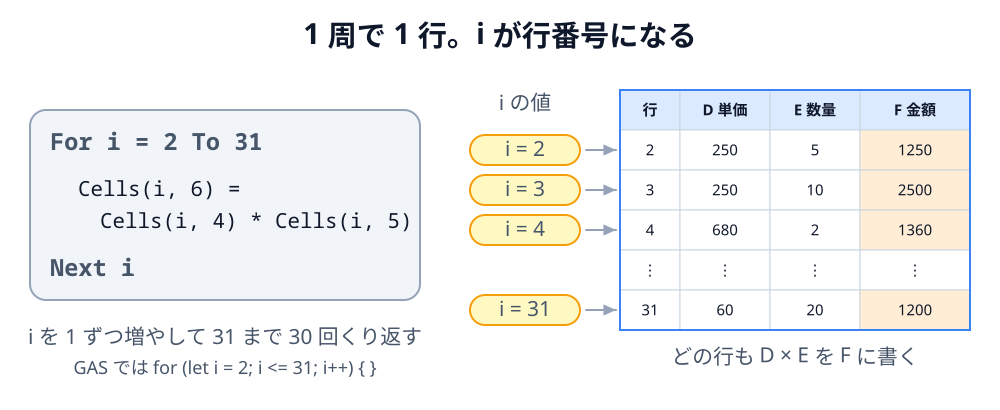

Here is the Python script that generated this plot:
"""3-1: For のくり返し。i が 2, 3, 4 … 31 と変わり、1 周ごとに i 行目の D × E を F に書く（CYCLE / SOURCE-PATH-GOAL）。"""
import sys
sys.path.insert(0, "/Users/seekseep/.claude/skills/genfig")
sys.path.insert(0, "../../../../tools")
from genfig import Canvas
from figtable import table

c = Canvas(1000, 410)
c.text(500, 44, "1 周で 1 行。i が行番号になる", scale="heading")

code = c.sticky(30, 110, 390, 190, color="gray", weight="thin")
c.text(50, 150, "For i = 2 To 31", scale="label", align="left", font="technical")
c.text(78, 196, "Cells(i, 6) =", scale="body", align="left", font="technical", fill="#0f172a")
c.text(100, 228, "Cells(i, 4) * Cells(i, 5)", scale="body", align="left", font="technical", fill="#0f172a")
c.text(50, 276, "Next i", scale="label", align="left", font="technical")
c.text(225, 344, "i を 1 ずつ増やして 31 まで 30 回くり返す", scale="body")
c.text(225, 374, "GAS では for (let i = 2; i <= 31; i++) { }", scale="caption")

H = 40
ROWS = [("2", "250", "5", "1250"), ("3", "250", "10", "2500"), ("4", "680", "2", "1360"),
        ("⋮", "⋮", "⋮", "⋮"), ("31", "60", "20", "1200")]
TX, TY = 620, 90
table(c, TX, TY, [["行", "D 単価", "E 数量", "F 金額"], *ROWS], [60, 90, 90, 110],
      color="blue", h=H, scale="body",
      fills={(r, 3): "orange" for r in (1, 2, 3, 5)})
c.text(525, TY + 20, "i の値", scale="body")
c.text(TX + 175, TY + H * 6 + 34, "どの行も D × E を F に書く", scale="body")

for r, (row, *_rest) in enumerate(ROWS, start=1):
    if row == "⋮":
        continue
    y = TY + r * H + H / 2
    chip = c.sticky(470, y - 15, 110, 30, color="yellow", rx=15, weight="thin")
    c.text(525, y + 6, f"i = {row}", scale="body")
    c.link(chip, (TX - 4, y), primary=False)
c.save("03-for-loop.svg")
